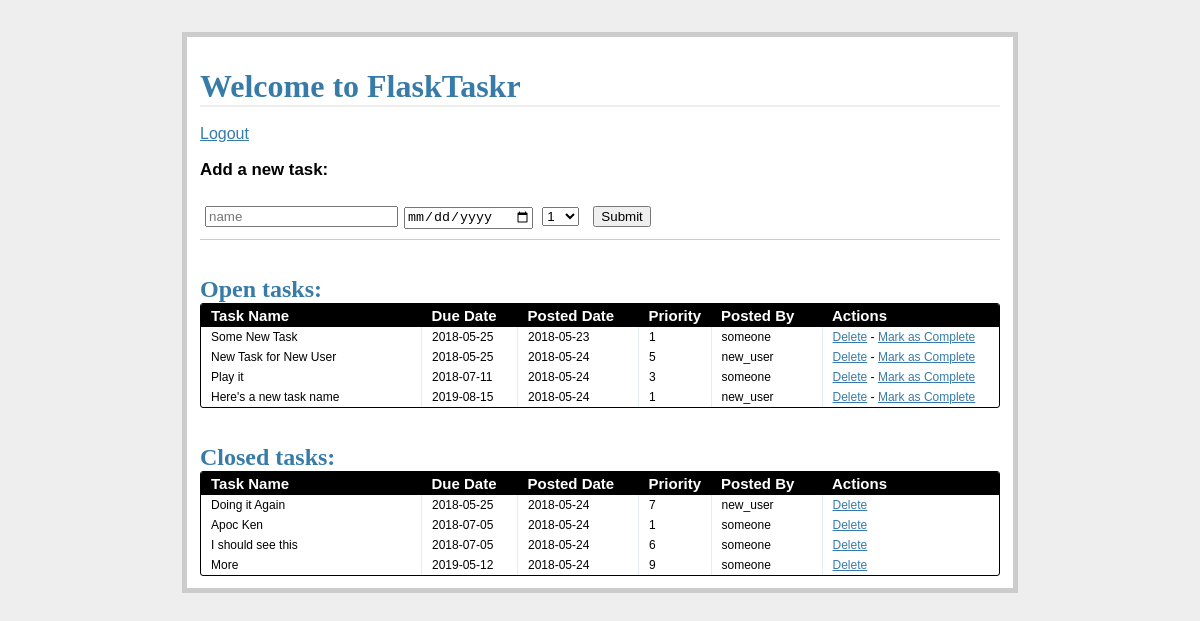
Page /tasks/ (signed in) on the earlier database version.
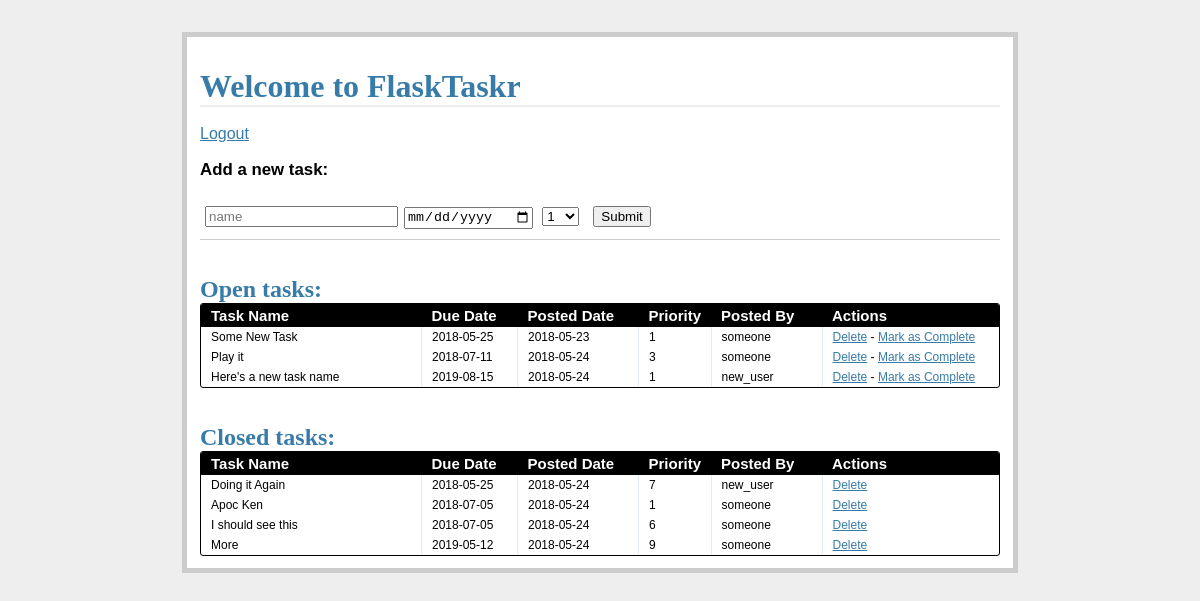
Same page on the later database version.
### models.py (models this page shows, shortened)
class Task(db.Model):
    __tablename__ = 'tasks'
    task_id = db.Column(db.Integer, primary_key=True)
    name = db.Column(db.String, nullable=False)
    due_date = db.Column(db.Date, nullable=False)
    priority = db.Column(db.Integer, nullable=False)
    posted_date = db.Column(db.Date, default=datetime.datetime.utcnow())
    status = db.Column(db.Integer)
    user_id = db.Column(db.Integer, db.ForeignKey('users.id'))

class User(db.Model):
    __tablename__ = 'users'
    id = db.Column(db.Integer, primary_key=True)
    name = db.Column(db.String, unique=True, nullable=False)
    email = db.Column(db.String, unique=True, nullable=False)
    password = db.Column(db.String, nullable=False)
    tasks = db.relationship('Task', backref='poster')

### views.py (the view)
@app.route('/tasks/')
@login_required
def tasks():
    open_tasks_var = open_tasks()
    closed_tasks_var = closed_tasks()
    return render_template(
        'tasks.html',
        form=AddTaskForm(request.form),
        open_tasks=open_tasks_var,
        closed_tasks=closed_tasks_var
    )

### forms.py
class AddTaskForm(FlaskForm):
    task_id = IntegerField()
    name = StringField('Task Name', validators=[DataRequired()])
    due_date = DateField(
        'Date Due (mm/dd/yyyy)',
        validators=[DataRequired()],
        format='%m/%d/%Y'
    )
    priority = SelectField(
        'Priority',
        validators=[DataRequired()],
        choices=[
            ('1', '1'), ('2', '2'), ('3', '3'), ('4', '4'), ('5', '5'),
            ('6', '6'), ('7', '7'), ('8', '8'), ('9', '9'), ('10', '10')
        ]
    )
    status = IntegerField('Status')

### views.py (called while the page is built)
def login_required(test):
    @wraps(test)
    def wrap(*args, **kwargs):
        if 'logged_in' in session:
            return test(*args, **kwargs)
        else:
            flash('You need to log in first.')
            return redirect(url_for('login'))
    return wrap

def open_tasks():
    return db.session.query(Task).filter_by(status='1') \
        .order_by(Task.due_date.asc())

def closed_tasks():
    return db.session.query(Task).filter_by(status='0') \
        .order_by(Task.due_date.asc())

### templates/tasks.html (shortened to what this page needs)
{% extends "_base.html" %}
{% block content %}
<h1>Welcome to FlaskTaskr</h1>
<br>
<a href="{{ url_for('logout') }}">Logout</a>
<div class="add-task">
  <h3>Add a new task:</h3>
  <form action="{{ url_for('new_task') }}" method="post" class='inline-form'>
    <div class="input-group">
      {{ form.name(placeholder="name") }}
    </div>
    <div class="input-group">
      {{ form.due_date(placeholder="due date") }}
    </div>
    <div class="input-group">
      {{ form.priority(placeholder="priority") }}
    </div>
    <div class="input-group">
      <button type="submit">Submit</button>
    </div>
  </form>
</div>
<div class="entries">
  <br>
  <br>
  <h2>Open tasks:</h2>
  <div class="datagrid">
    <table>
      <thead>
        <tr>
          <th width="200px"><strong>Task Name</strong></th>
          <th width="75px"><strong>Due Date</strong></th>
          <th width="100px"><strong>Posted Date</strong></th>
          <th width="50px"><strong>Priority</strong></th>
          <th width="90px"><strong>Posted By</strong></th>
          <th><strong>Actions</strong></th>
        </tr>
      </thead>
      {% for task in open_tasks %}
        <tr>
          <td width="200px">{{ task.name }}</td>
          <td width="75px">{{ task.due_date }}</td>
          <td width="100px">{{ task.posted_date }}</td>
          <td width="50px">{{ task.priority }}</td>
          <td width="90px">{{ task.poster.name }}</td>
          <td>
            <a href="{{ url_for('delete_entry', task_id = task.task_id) }}">Delete</a>  -
            <a href="{{ url_for('complete', task_id = task.task_id) }}">Mark as Complete</a>
          </td>
        </tr>
      {% endfor %}
    </table>
  </div>
  <br>
  <br>
</div>
<div class="entries">
  <h2>Closed tasks:</h2>
  <div class="datagrid">
    <table>
      <thead>
        <tr>
          <th width="200px"><strong>Task Name</strong></th>
          <th width="75px"><strong>Due Date</strong></th>
          <th width="100px"><strong>Posted Date</strong></th>
          <th width="50px"><strong>Priority</strong></th>
          <th width="90px"><strong>Posted By</strong></th>
          <th><strong>Actions</strong></th>
        </tr>
      </thead>
      {% for task in closed_tasks %}
        <tr>
          <td width="200px">{{ task.name }}</td>
          <td width="75px">{{ task.due_date }}</td>
          <td width="100px">{{ task.posted_date }}</td>
          <td width="50px">{{ task.priority }}</td>
          <td width="90px">{{ task.poster.name }}</td>
          <td>
             <a href="{{ url_for('delete_entry', task_id = task.task_id) }}">Delete</a>
          </td>
        </tr>
      {% endfor %}
    </table>
  </div>
</div>
{% endblock %}

### templates/_base.html (shortened to what this page needs)
<!DOCTYPE html>
<html>
  <head>
    <link rel="stylesheet" href="{{ url_for('static', filename='css/main.css') }}">
  </head>
  <body>
    <div class="page">
      <br>
      {% block content %}
      {% endblock %}
    </div>
  </body>
</html>

### static/css/main.css (style rules this page uses)
body { font-family: sans-serif; background: #eee; }
a, h1, h2 { color: #377BA8; }
h1, h2 { font-family: 'Georgia', serif; margin: 0; }
h1 { border-bottom: 2px solid #eee; }
h2 { font-size: 1.5em; }
.page { margin: 2em auto; width: 50em; border: 5px solid #ccc; padding: 0.8em; background: white; }
.entries { list-style: none; margin: 0; padding: 0; }
.add-task { font-size: 0.9em; border-bottom: 1px solid #ccc; }
.input-group { margin-bottom: 15px; }
.inline-form .input-group { display: inline-block; margin: 10px 5px; }
.input-group input { width: 100%; }
.datagrid table { border-collapse: collapse; text-align: left; width: 100%; }
.datagrid { background: #fff; overflow: hidden; border: 1px solid #000000; border-radius: 3px; }
.datagrid table td, .datagrid table th { padding: 3px 10px; }
.datagrid table thead th { background-color:#000000; color:#FFFFFF; font-size: 15px; font-weight: bold; }
.datagrid table thead th:first-child { border: none; }
.datagrid table tbody td { color: #000000; border-left: 1px solid #E1EEF4; font-size: 12px; font-weight: normal; }
.datagrid table tbody td:first-child { border-left: none; }
.datagrid table tbody tr:last-child td { border-bottom: none; }

Differences in the rows shown:
removed Task: name "New Task for New User", due_date "2018-05-25", posted_date "2018-05-24", priority "5", poster.name "new_user", shown under "Open tasks:"
